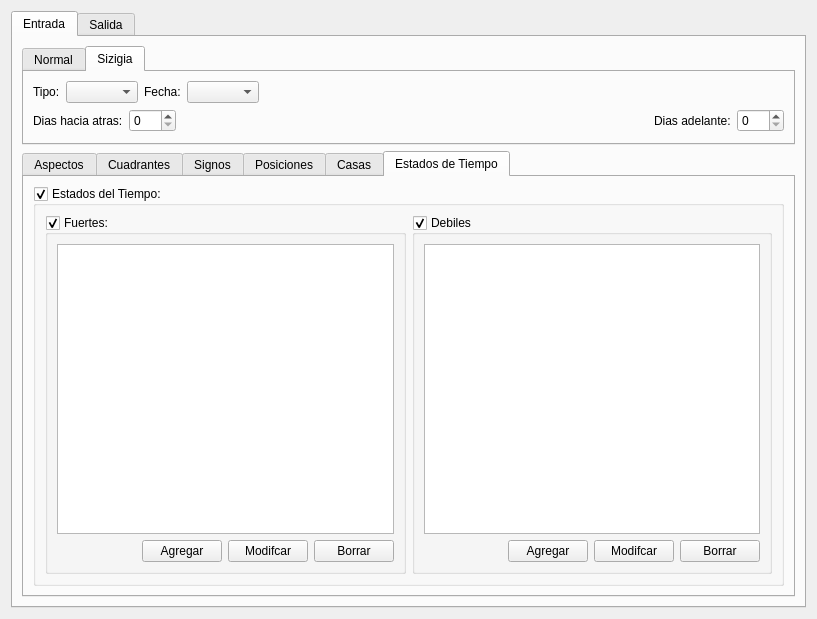
<?xml version="1.0" encoding="UTF-8"?>
<ui version="4.0">
 <class>dataProcessorWidget</class>
 <widget class="QWidget" name="dataProcessorWidget">
  <property name="geometry">
   <rect>
    <x>0</x>
    <y>0</y>
    <width>817</width>
    <height>619</height>
   </rect>
  </property>
  <property name="windowTitle">
   <string>Procesar Datos</string>
  </property>
  <layout class="QVBoxLayout" name="verticalLayout">
   <item>
    <widget class="QTabWidget" name="tabWidget">
     <property name="currentIndex">
      <number>0</number>
     </property>
     <widget class="QWidget" name="tab">
      <attribute name="title">
       <string>Entrada</string>
      </attribute>
      <layout class="QVBoxLayout" name="verticalLayout_11">
       <item>
        <widget class="QTabWidget" name="tabWidget_3">
         <property name="sizePolicy">
          <sizepolicy hsizetype="Expanding" vsizetype="Maximum">
           <horstretch>0</horstretch>
           <verstretch>0</verstretch>
          </sizepolicy>
         </property>
         <property name="currentIndex">
          <number>1</number>
         </property>
         <widget class="QWidget" name="tab_9">
          <attribute name="title">
           <string>Normal</string>
          </attribute>
          <layout class="QVBoxLayout" name="verticalLayout_29">
           <item>
            <layout class="QHBoxLayout" name="horizontalLayout">
             <item>
              <widget class="QLabel" name="label">
               <property name="text">
                <string>Fecha Inicio: </string>
               </property>
              </widget>
             </item>
             <item>
              <widget class="QDateTimeEdit" name="initDateTimeEdit">
               <property name="date">
                <date>
                 <year>1800</year>
                 <month>1</month>
                 <day>1</day>
                </date>
               </property>
              </widget>
             </item>
             <item>
              <spacer name="horizontalSpacer">
               <property name="orientation">
                <enum>Qt::Horizontal</enum>
               </property>
               <property name="sizeHint" stdset="0">
                <size>
                 <width>40</width>
                 <height>20</height>
                </size>
               </property>
              </spacer>
             </item>
             <item>
              <widget class="QLabel" name="label_2">
               <property name="text">
                <string>Fecha Final:</string>
               </property>
              </widget>
             </item>
             <item>
              <widget class="QDateTimeEdit" name="finishDateTimeEdit"/>
             </item>
            </layout>
           </item>
           <item>
            <layout class="QHBoxLayout" name="horizontalLayout_2">
             <item>
              <spacer name="horizontalSpacer_2">
               <property name="orientation">
                <enum>Qt::Horizontal</enum>
               </property>
               <property name="sizeHint" stdset="0">
                <size>
                 <width>40</width>
                 <height>20</height>
                </size>
               </property>
              </spacer>
             </item>
             <item>
              <widget class="QCheckBox" name="sisigiaCheckBox">
               <property name="text">
                <string>Sisigias</string>
               </property>
              </widget>
             </item>
             <item>
              <widget class="QCheckBox" name="normalCheckBox">
               <property name="text">
                <string>Normal</string>
               </property>
               <property name="checked">
                <bool>true</bool>
               </property>
              </widget>
             </item>
            </layout>
           </item>
          </layout>
         </widget>
         <widget class="QWidget" name="tab_10">
          <attribute name="title">
           <string>Sizigia</string>
          </attribute>
          <layout class="QVBoxLayout" name="verticalLayout_30">
           <item>
            <layout class="QHBoxLayout" name="horizontalLayout_22">
             <item>
              <widget class="QLabel" name="label_3">
               <property name="text">
                <string>Tipo:</string>
               </property>
              </widget>
             </item>
             <item>
              <widget class="QComboBox" name="sizigiaKindComboBox"/>
             </item>
             <item>
              <widget class="QLabel" name="label_4">
               <property name="text">
                <string>Fecha:</string>
               </property>
              </widget>
             </item>
             <item>
              <widget class="QComboBox" name="sizigiaDateComboBox"/>
             </item>
             <item>
              <spacer name="horizontalSpacer_16">
               <property name="orientation">
                <enum>Qt::Horizontal</enum>
               </property>
               <property name="sizeHint" stdset="0">
                <size>
                 <width>40</width>
                 <height>20</height>
                </size>
               </property>
              </spacer>
             </item>
            </layout>
           </item>
           <item>
            <layout class="QHBoxLayout" name="horizontalLayout_23">
             <item>
              <widget class="QLabel" name="label_6">
               <property name="text">
                <string>Dias hacia atras:</string>
               </property>
              </widget>
             </item>
             <item>
              <widget class="QSpinBox" name="beforeDaysSpinBox">
               <property name="maximum">
                <number>365</number>
               </property>
              </widget>
             </item>
             <item>
              <spacer name="horizontalSpacer_17">
               <property name="orientation">
                <enum>Qt::Horizontal</enum>
               </property>
               <property name="sizeHint" stdset="0">
                <size>
                 <width>40</width>
                 <height>20</height>
                </size>
               </property>
              </spacer>
             </item>
             <item>
              <widget class="QLabel" name="label_5">
               <property name="text">
                <string>Dias adelante:</string>
               </property>
              </widget>
             </item>
             <item>
              <widget class="QSpinBox" name="afterDaysSpinBox">
               <property name="maximum">
                <number>365</number>
               </property>
              </widget>
             </item>
            </layout>
           </item>
          </layout>
         </widget>
        </widget>
       </item>
       <item>
        <widget class="QTabWidget" name="tabWidget_2">
         <property name="currentIndex">
          <number>5</number>
         </property>
         <widget class="QWidget" name="tab_3">
          <attribute name="title">
           <string>Aspectos</string>
          </attribute>
          <layout class="QVBoxLayout" name="verticalLayout_4">
           <item>
            <widget class="QGroupBox" name="aspectsGroupBox">
             <property name="title">
              <string>Aspectos:</string>
             </property>
             <property name="checkable">
              <bool>true</bool>
             </property>
             <layout class="QHBoxLayout" name="horizontalLayout_5">
              <item>
               <widget class="QGroupBox" name="strongAspectGroupBox">
                <property name="title">
                 <string>Fuertes:</string>
                </property>
                <property name="checkable">
                 <bool>true</bool>
                </property>
                <layout class="QVBoxLayout" name="verticalLayout_2">
                 <item>
                  <widget class="QTableWidget" name="strongAspectTableWidget">
                   <property name="editTriggers">
                    <set>QAbstractItemView::NoEditTriggers</set>
                   </property>
                   <property name="selectionMode">
                    <enum>QAbstractItemView::SingleSelection</enum>
                   </property>
                   <property name="selectionBehavior">
                    <enum>QAbstractItemView::SelectRows</enum>
                   </property>
                  </widget>
                 </item>
                 <item>
                  <layout class="QHBoxLayout" name="horizontalLayout_3">
                   <item>
                    <spacer name="horizontalSpacer_3">
                     <property name="orientation">
                      <enum>Qt::Horizontal</enum>
                     </property>
                     <property name="sizeHint" stdset="0">
                      <size>
                       <width>40</width>
                       <height>20</height>
                      </size>
                     </property>
                    </spacer>
                   </item>
                   <item>
                    <widget class="QPushButton" name="addStrongAspectsPushButton">
                     <property name="text">
                      <string>Agregar</string>
                     </property>
                    </widget>
                   </item>
                   <item>
                    <widget class="QPushButton" name="modStrongAspectsPushButton">
                     <property name="text">
                      <string>Modifcar</string>
                     </property>
                    </widget>
                   </item>
                   <item>
                    <widget class="QPushButton" name="delStrongAspectsPushButton">
                     <property name="text">
                      <string>Borrar</string>
                     </property>
                    </widget>
                   </item>
                  </layout>
                 </item>
                </layout>
               </widget>
              </item>
              <item>
               <widget class="QGroupBox" name="weakAspectGroupBox">
                <property name="title">
                 <string>Debiles</string>
                </property>
                <property name="checkable">
                 <bool>true</bool>
                </property>
                <layout class="QVBoxLayout" name="verticalLayout_3">
                 <item>
                  <widget class="QTableWidget" name="weakAspectTableWidget">
                   <property name="editTriggers">
                    <set>QAbstractItemView::NoEditTriggers</set>
                   </property>
                   <property name="selectionMode">
                    <enum>QAbstractItemView::SingleSelection</enum>
                   </property>
                   <property name="selectionBehavior">
                    <enum>QAbstractItemView::SelectRows</enum>
                   </property>
                  </widget>
                 </item>
                 <item>
                  <layout class="QHBoxLayout" name="horizontalLayout_4">
                   <item>
                    <spacer name="horizontalSpacer_4">
                     <property name="orientation">
                      <enum>Qt::Horizontal</enum>
                     </property>
                     <property name="sizeHint" stdset="0">
                      <size>
                       <width>40</width>
                       <height>20</height>
                      </size>
                     </property>
                    </spacer>
                   </item>
                   <item>
                    <widget class="QPushButton" name="addWeakAspectsPushButton">
                     <property name="text">
                      <string>Agregar</string>
                     </property>
                    </widget>
                   </item>
                   <item>
                    <widget class="QPushButton" name="modWeakAspectsPushButton">
                     <property name="text">
                      <string>Modifcar</string>
                     </property>
                    </widget>
                   </item>
                   <item>
                    <widget class="QPushButton" name="delWeakAspectsPushButton">
                     <property name="text">
                      <string>Borrar</string>
                     </property>
                    </widget>
                   </item>
                  </layout>
                 </item>
                </layout>
               </widget>
              </item>
             </layout>
            </widget>
           </item>
          </layout>
         </widget>
         <widget class="QWidget" name="tab_5">
          <attribute name="title">
           <string>Cuadrantes</string>
          </attribute>
          <layout class="QVBoxLayout" name="verticalLayout_7">
           <item>
            <widget class="QGroupBox" name="cuadrantesGroupBox">
             <property name="title">
              <string>Cuadrantes:</string>
             </property>
             <property name="checkable">
              <bool>true</bool>
             </property>
             <layout class="QHBoxLayout" name="horizontalLayout_6">
              <item>
               <widget class="QGroupBox" name="strongQuadrantsGroupBox">
                <property name="title">
                 <string>Fuertes:</string>
                </property>
                <property name="checkable">
                 <bool>true</bool>
                </property>
                <layout class="QVBoxLayout" name="verticalLayout_5">
                 <item>
                  <widget class="QTableWidget" name="strongCuadrantesTableWidget">
                   <property name="editTriggers">
                    <set>QAbstractItemView::NoEditTriggers</set>
                   </property>
                   <property name="selectionMode">
                    <enum>QAbstractItemView::SingleSelection</enum>
                   </property>
                   <property name="selectionBehavior">
                    <enum>QAbstractItemView::SelectRows</enum>
                   </property>
                  </widget>
                 </item>
                 <item>
                  <layout class="QHBoxLayout" name="horizontalLayout_7">
                   <item>
                    <spacer name="horizontalSpacer_5">
                     <property name="orientation">
                      <enum>Qt::Horizontal</enum>
                     </property>
                     <property name="sizeHint" stdset="0">
                      <size>
                       <width>40</width>
                       <height>20</height>
                      </size>
                     </property>
                    </spacer>
                   </item>
                   <item>
                    <widget class="QPushButton" name="addStrongCuadrantesPushButton">
                     <property name="text">
                      <string>Agregar</string>
                     </property>
                    </widget>
                   </item>
                   <item>
                    <widget class="QPushButton" name="modStrongCuadrantesPushButton">
                     <property name="text">
                      <string>Modifcar</string>
                     </property>
                    </widget>
                   </item>
                   <item>
                    <widget class="QPushButton" name="delStrongCuadrantesPushButton">
                     <property name="text">
                      <string>Borrar</string>
                     </property>
                    </widget>
                   </item>
                  </layout>
                 </item>
                </layout>
               </widget>
              </item>
              <item>
               <widget class="QGroupBox" name="weakQuadrantsGroupBox">
                <property name="title">
                 <string>Debiles</string>
                </property>
                <property name="checkable">
                 <bool>true</bool>
                </property>
                <layout class="QVBoxLayout" name="verticalLayout_6">
                 <item>
                  <widget class="QTableWidget" name="weakCuadrantesTableWidget">
                   <property name="editTriggers">
                    <set>QAbstractItemView::NoEditTriggers</set>
                   </property>
                   <property name="selectionMode">
                    <enum>QAbstractItemView::SingleSelection</enum>
                   </property>
                   <property name="selectionBehavior">
                    <enum>QAbstractItemView::SelectRows</enum>
                   </property>
                  </widget>
                 </item>
                 <item>
                  <layout class="QHBoxLayout" name="horizontalLayout_8">
                   <item>
                    <spacer name="horizontalSpacer_6">
                     <property name="orientation">
                      <enum>Qt::Horizontal</enum>
                     </property>
                     <property name="sizeHint" stdset="0">
                      <size>
                       <width>40</width>
                       <height>20</height>
                      </size>
                     </property>
                    </spacer>
                   </item>
                   <item>
                    <widget class="QPushButton" name="addWeakCuadrantesPushButton">
                     <property name="text">
                      <string>Agregar</string>
                     </property>
                    </widget>
                   </item>
                   <item>
                    <widget class="QPushButton" name="modWeakCuadrantesPushButton">
                     <property name="text">
                      <string>Modifcar</string>
                     </property>
                    </widget>
                   </item>
                   <item>
                    <widget class="QPushButton" name="delWeakCuadrantesPushButton">
                     <property name="text">
                      <string>Borrar</string>
                     </property>
                    </widget>
                   </item>
                  </layout>
                 </item>
                </layout>
               </widget>
              </item>
             </layout>
            </widget>
           </item>
          </layout>
         </widget>
         <widget class="QWidget" name="tab_6">
          <attribute name="title">
           <string>Signos</string>
          </attribute>
          <layout class="QVBoxLayout" name="verticalLayout_10">
           <item>
            <widget class="QGroupBox" name="signsGroupBox">
             <property name="title">
              <string>Signos: </string>
             </property>
             <property name="checkable">
              <bool>true</bool>
             </property>
             <layout class="QHBoxLayout" name="horizontalLayout_9">
              <item>
               <widget class="QGroupBox" name="strongSingsGroupBox">
                <property name="title">
                 <string>Fuertes:</string>
                </property>
                <property name="checkable">
                 <bool>true</bool>
                </property>
                <layout class="QVBoxLayout" name="verticalLayout_8">
                 <item>
                  <widget class="QTableWidget" name="strongSignsTableWidget">
                   <property name="editTriggers">
                    <set>QAbstractItemView::NoEditTriggers</set>
                   </property>
                   <property name="selectionMode">
                    <enum>QAbstractItemView::SingleSelection</enum>
                   </property>
                   <property name="selectionBehavior">
                    <enum>QAbstractItemView::SelectRows</enum>
                   </property>
                  </widget>
                 </item>
                 <item>
                  <layout class="QHBoxLayout" name="horizontalLayout_10">
                   <item>
                    <spacer name="horizontalSpacer_7">
                     <property name="orientation">
                      <enum>Qt::Horizontal</enum>
                     </property>
                     <property name="sizeHint" stdset="0">
                      <size>
                       <width>40</width>
                       <height>20</height>
                      </size>
                     </property>
                    </spacer>
                   </item>
                   <item>
                    <widget class="QPushButton" name="addStrongSignsPushButton">
                     <property name="text">
                      <string>Agregar</string>
                     </property>
                    </widget>
                   </item>
                   <item>
                    <widget class="QPushButton" name="modStrongSignsPushButton">
                     <property name="text">
                      <string>Modifcar</string>
                     </property>
                    </widget>
                   </item>
                   <item>
                    <widget class="QPushButton" name="delStrongSignsPushButton">
                     <property name="text">
                      <string>Borrar</string>
                     </property>
                    </widget>
                   </item>
                  </layout>
                 </item>
                </layout>
               </widget>
              </item>
              <item>
               <widget class="QGroupBox" name="weakSingsGroupBox">
                <property name="title">
                 <string>Debiles</string>
                </property>
                <property name="checkable">
                 <bool>true</bool>
                </property>
                <layout class="QVBoxLayout" name="verticalLayout_9">
                 <item>
                  <widget class="QTableWidget" name="weakSignsTableWidget">
                   <property name="editTriggers">
                    <set>QAbstractItemView::NoEditTriggers</set>
                   </property>
                   <property name="selectionMode">
                    <enum>QAbstractItemView::SingleSelection</enum>
                   </property>
                   <property name="selectionBehavior">
                    <enum>QAbstractItemView::SelectRows</enum>
                   </property>
                  </widget>
                 </item>
                 <item>
                  <layout class="QHBoxLayout" name="horizontalLayout_11">
                   <item>
                    <spacer name="horizontalSpacer_8">
                     <property name="orientation">
                      <enum>Qt::Horizontal</enum>
                     </property>
                     <property name="sizeHint" stdset="0">
                      <size>
                       <width>40</width>
                       <height>20</height>
                      </size>
                     </property>
                    </spacer>
                   </item>
                   <item>
                    <widget class="QPushButton" name="addWeakSignsPushButton">
                     <property name="text">
                      <string>Agregar</string>
                     </property>
                    </widget>
                   </item>
                   <item>
                    <widget class="QPushButton" name="modWeakSignsPushButton">
                     <property name="text">
                      <string>Modifcar</string>
                     </property>
                    </widget>
                   </item>
                   <item>
                    <widget class="QPushButton" name="delWeakSignsPushButton">
                     <property name="text">
                      <string>Borrar</string>
                     </property>
                    </widget>
                   </item>
                  </layout>
                 </item>
                </layout>
               </widget>
              </item>
             </layout>
            </widget>
           </item>
          </layout>
         </widget>
         <widget class="QWidget" name="tab_7">
          <attribute name="title">
           <string>Posiciones</string>
          </attribute>
          <layout class="QVBoxLayout" name="verticalLayout_14">
           <item>
            <widget class="QGroupBox" name="positionsGroupBox">
             <property name="title">
              <string>Posiciones: </string>
             </property>
             <property name="checkable">
              <bool>true</bool>
             </property>
             <layout class="QHBoxLayout" name="horizontalLayout_12">
              <item>
               <widget class="QGroupBox" name="strongPositionsGroupBox">
                <property name="title">
                 <string>Fuertes:</string>
                </property>
                <property name="checkable">
                 <bool>true</bool>
                </property>
                <layout class="QVBoxLayout" name="verticalLayout_12">
                 <item>
                  <widget class="QTableWidget" name="strongPositionsTableWidget">
                   <property name="editTriggers">
                    <set>QAbstractItemView::NoEditTriggers</set>
                   </property>
                   <property name="selectionMode">
                    <enum>QAbstractItemView::SingleSelection</enum>
                   </property>
                   <property name="selectionBehavior">
                    <enum>QAbstractItemView::SelectRows</enum>
                   </property>
                  </widget>
                 </item>
                 <item>
                  <layout class="QHBoxLayout" name="horizontalLayout_13">
                   <item>
                    <spacer name="horizontalSpacer_9">
                     <property name="orientation">
                      <enum>Qt::Horizontal</enum>
                     </property>
                     <property name="sizeHint" stdset="0">
                      <size>
                       <width>40</width>
                       <height>20</height>
                      </size>
                     </property>
                    </spacer>
                   </item>
                   <item>
                    <widget class="QPushButton" name="addStrongPositionsPushButton">
                     <property name="text">
                      <string>Agregar</string>
                     </property>
                    </widget>
                   </item>
                   <item>
                    <widget class="QPushButton" name="modStrongPositionsPushButton">
                     <property name="text">
                      <string>Modifcar</string>
                     </property>
                    </widget>
                   </item>
                   <item>
                    <widget class="QPushButton" name="delStrongPositionsPushButton">
                     <property name="text">
                      <string>Borrar</string>
                     </property>
                    </widget>
                   </item>
                  </layout>
                 </item>
                </layout>
               </widget>
              </item>
              <item>
               <widget class="QGroupBox" name="weakPositionsGroupBox">
                <property name="title">
                 <string>Debiles</string>
                </property>
                <property name="checkable">
                 <bool>true</bool>
                </property>
                <layout class="QVBoxLayout" name="verticalLayout_13">
                 <item>
                  <widget class="QTableWidget" name="weakPositionsTableWidget">
                   <property name="editTriggers">
                    <set>QAbstractItemView::NoEditTriggers</set>
                   </property>
                   <property name="selectionMode">
                    <enum>QAbstractItemView::SingleSelection</enum>
                   </property>
                   <property name="selectionBehavior">
                    <enum>QAbstractItemView::SelectRows</enum>
                   </property>
                  </widget>
                 </item>
                 <item>
                  <layout class="QHBoxLayout" name="horizontalLayout_14">
                   <item>
                    <spacer name="horizontalSpacer_10">
                     <property name="orientation">
                      <enum>Qt::Horizontal</enum>
                     </property>
                     <property name="sizeHint" stdset="0">
                      <size>
                       <width>40</width>
                       <height>20</height>
                      </size>
                     </property>
                    </spacer>
                   </item>
                   <item>
                    <widget class="QPushButton" name="addWeakPositionsPushButton">
                     <property name="text">
                      <string>Agregar</string>
                     </property>
                    </widget>
                   </item>
                   <item>
                    <widget class="QPushButton" name="modWeakPositionsPushButton">
                     <property name="text">
                      <string>Modifcar</string>
                     </property>
                    </widget>
                   </item>
                   <item>
                    <widget class="QPushButton" name="delWeakPositionsPushButton">
                     <property name="text">
                      <string>Borrar</string>
                     </property>
                    </widget>
                   </item>
                  </layout>
                 </item>
                </layout>
               </widget>
              </item>
             </layout>
            </widget>
           </item>
          </layout>
         </widget>
         <widget class="QWidget" name="tab_8">
          <attribute name="title">
           <string>Casas</string>
          </attribute>
          <layout class="QVBoxLayout" name="verticalLayout_20">
           <item>
            <widget class="QGroupBox" name="housesGroupBox">
             <property name="title">
              <string>Casas:</string>
             </property>
             <property name="checkable">
              <bool>true</bool>
             </property>
             <layout class="QHBoxLayout" name="horizontalLayout_18">
              <item>
               <widget class="QGroupBox" name="strongHousesGroupBox">
                <property name="title">
                 <string>Fuertes:</string>
                </property>
                <property name="checkable">
                 <bool>true</bool>
                </property>
                <layout class="QVBoxLayout" name="verticalLayout_18">
                 <item>
                  <widget class="QTableWidget" name="strongHousesTableWidget">
                   <property name="editTriggers">
                    <set>QAbstractItemView::NoEditTriggers</set>
                   </property>
                   <property name="selectionMode">
                    <enum>QAbstractItemView::SingleSelection</enum>
                   </property>
                   <property name="selectionBehavior">
                    <enum>QAbstractItemView::SelectRows</enum>
                   </property>
                  </widget>
                 </item>
                 <item>
                  <layout class="QHBoxLayout" name="horizontalLayout_19">
                   <item>
                    <spacer name="horizontalSpacer_13">
                     <property name="orientation">
                      <enum>Qt::Horizontal</enum>
                     </property>
                     <property name="sizeHint" stdset="0">
                      <size>
                       <width>40</width>
                       <height>20</height>
                      </size>
                     </property>
                    </spacer>
                   </item>
                   <item>
                    <widget class="QPushButton" name="addStrongHousesPushButton">
                     <property name="text">
                      <string>Agregar</string>
                     </property>
                    </widget>
                   </item>
                   <item>
                    <widget class="QPushButton" name="modStrongHousesPushButton">
                     <property name="text">
                      <string>Modifcar</string>
                     </property>
                    </widget>
                   </item>
                   <item>
                    <widget class="QPushButton" name="delStrongHousesPushButton">
                     <property name="text">
                      <string>Borrar</string>
                     </property>
                    </widget>
                   </item>
                  </layout>
                 </item>
                </layout>
               </widget>
              </item>
              <item>
               <widget class="QGroupBox" name="weakHousesGroupBox">
                <property name="title">
                 <string>Debiles</string>
                </property>
                <property name="checkable">
                 <bool>true</bool>
                </property>
                <layout class="QVBoxLayout" name="verticalLayout_19">
                 <item>
                  <widget class="QTableWidget" name="weakHousesTableWidget">
                   <property name="editTriggers">
                    <set>QAbstractItemView::NoEditTriggers</set>
                   </property>
                   <property name="selectionMode">
                    <enum>QAbstractItemView::SingleSelection</enum>
                   </property>
                   <property name="selectionBehavior">
                    <enum>QAbstractItemView::SelectRows</enum>
                   </property>
                  </widget>
                 </item>
                 <item>
                  <layout class="QHBoxLayout" name="horizontalLayout_20">
                   <item>
                    <spacer name="horizontalSpacer_14">
                     <property name="orientation">
                      <enum>Qt::Horizontal</enum>
                     </property>
                     <property name="sizeHint" stdset="0">
                      <size>
                       <width>40</width>
                       <height>20</height>
                      </size>
                     </property>
                    </spacer>
                   </item>
                   <item>
                    <widget class="QPushButton" name="addWeakHousesPushButton">
                     <property name="text">
                      <string>Agregar</string>
                     </property>
                    </widget>
                   </item>
                   <item>
                    <widget class="QPushButton" name="modWeakHousesPushButton">
                     <property name="text">
                      <string>Modifcar</string>
                     </property>
                    </widget>
                   </item>
                   <item>
                    <widget class="QPushButton" name="delWeakHousesPushButton">
                     <property name="text">
                      <string>Borrar</string>
                     </property>
                    </widget>
                   </item>
                  </layout>
                 </item>
                </layout>
               </widget>
              </item>
             </layout>
            </widget>
           </item>
          </layout>
         </widget>
         <widget class="QWidget" name="tab_4">
          <attribute name="title">
           <string>Estados de Tiempo</string>
          </attribute>
          <layout class="QVBoxLayout" name="verticalLayout_17">
           <item>
            <widget class="QGroupBox" name="weatheresGroupBox">
             <property name="title">
              <string>Estados del Tiempo:</string>
             </property>
             <property name="checkable">
              <bool>true</bool>
             </property>
             <layout class="QHBoxLayout" name="horizontalLayout_15">
              <item>
               <widget class="QGroupBox" name="strongWeathersGroupBox">
                <property name="title">
                 <string>Fuertes:</string>
                </property>
                <property name="checkable">
                 <bool>true</bool>
                </property>
                <layout class="QVBoxLayout" name="verticalLayout_15">
                 <item>
                  <widget class="QTableWidget" name="strongWeatheresTableWidget">
                   <property name="editTriggers">
                    <set>QAbstractItemView::NoEditTriggers</set>
                   </property>
                   <property name="selectionMode">
                    <enum>QAbstractItemView::SingleSelection</enum>
                   </property>
                   <property name="selectionBehavior">
                    <enum>QAbstractItemView::SelectRows</enum>
                   </property>
                  </widget>
                 </item>
                 <item>
                  <layout class="QHBoxLayout" name="horizontalLayout_16">
                   <item>
                    <spacer name="horizontalSpacer_11">
                     <property name="orientation">
                      <enum>Qt::Horizontal</enum>
                     </property>
                     <property name="sizeHint" stdset="0">
                      <size>
                       <width>40</width>
                       <height>20</height>
                      </size>
                     </property>
                    </spacer>
                   </item>
                   <item>
                    <widget class="QPushButton" name="addStrongWeatheresPushButton">
                     <property name="text">
                      <string>Agregar</string>
                     </property>
                    </widget>
                   </item>
                   <item>
                    <widget class="QPushButton" name="modStrongWeatheresPushButton">
                     <property name="text">
                      <string>Modifcar</string>
                     </property>
                    </widget>
                   </item>
                   <item>
                    <widget class="QPushButton" name="delStrongWeatheresPushButton">
                     <property name="text">
                      <string>Borrar</string>
                     </property>
                    </widget>
                   </item>
                  </layout>
                 </item>
                </layout>
               </widget>
              </item>
              <item>
               <widget class="QGroupBox" name="weakWeathersGroupBox">
                <property name="title">
                 <string>Debiles</string>
                </property>
                <property name="checkable">
                 <bool>true</bool>
                </property>
                <layout class="QVBoxLayout" name="verticalLayout_16">
                 <item>
                  <widget class="QTableWidget" name="weakWeatheresTableWidget">
                   <property name="editTriggers">
                    <set>QAbstractItemView::NoEditTriggers</set>
                   </property>
                   <property name="selectionMode">
                    <enum>QAbstractItemView::SingleSelection</enum>
                   </property>
                   <property name="selectionBehavior">
                    <enum>QAbstractItemView::SelectRows</enum>
                   </property>
                  </widget>
                 </item>
                 <item>
                  <layout class="QHBoxLayout" name="horizontalLayout_17">
                   <item>
                    <spacer name="horizontalSpacer_12">
                     <property name="orientation">
                      <enum>Qt::Horizontal</enum>
                     </property>
                     <property name="sizeHint" stdset="0">
                      <size>
                       <width>40</width>
                       <height>20</height>
                      </size>
                     </property>
                    </spacer>
                   </item>
                   <item>
                    <widget class="QPushButton" name="addWeakWeatheresPushButton">
                     <property name="text">
                      <string>Agregar</string>
                     </property>
                    </widget>
                   </item>
                   <item>
                    <widget class="QPushButton" name="modWeakWeatheresPushButton">
                     <property name="text">
                      <string>Modifcar</string>
                     </property>
                    </widget>
                   </item>
                   <item>
                    <widget class="QPushButton" name="delWeakWeatheresPushButton">
                     <property name="text">
                      <string>Borrar</string>
                     </property>
                    </widget>
                   </item>
                  </layout>
                 </item>
                </layout>
               </widget>
              </item>
             </layout>
            </widget>
           </item>
          </layout>
         </widget>
        </widget>
       </item>
      </layout>
     </widget>
     <widget class="QWidget" name="tab_2">
      <attribute name="title">
       <string>Salida</string>
      </attribute>
      <layout class="QVBoxLayout" name="verticalLayout_22">
       <item>
        <layout class="QGridLayout" name="gridLayout">
         <item row="0" column="0">
          <widget class="QCheckBox" name="checkBox_2">
           <property name="text">
            <string>Estado del Tiempo</string>
           </property>
           <property name="checked">
            <bool>true</bool>
           </property>
          </widget>
         </item>
         <item row="1" column="0">
          <widget class="QCheckBox" name="checkBox_4">
           <property name="text">
            <string>Aspectos</string>
           </property>
          </widget>
         </item>
         <item row="1" column="1">
          <widget class="QCheckBox" name="checkBox_5">
           <property name="text">
            <string>Posiciones</string>
           </property>
          </widget>
         </item>
         <item row="0" column="1">
          <widget class="QCheckBox" name="checkBox_3">
           <property name="text">
            <string>Casas</string>
           </property>
          </widget>
         </item>
         <item row="1" column="2">
          <widget class="QCheckBox" name="checkBox_6">
           <property name="text">
            <string>Cuadrantes</string>
           </property>
          </widget>
         </item>
         <item row="0" column="2">
          <widget class="QCheckBox" name="checkBox">
           <property name="text">
            <string>Signos</string>
           </property>
          </widget>
         </item>
        </layout>
       </item>
       <item>
        <layout class="QHBoxLayout" name="horizontalLayout_21">
         <property name="topMargin">
          <number>0</number>
         </property>
         <item>
          <spacer name="horizontalSpacer_15">
           <property name="orientation">
            <enum>Qt::Horizontal</enum>
           </property>
           <property name="sizeHint" stdset="0">
            <size>
             <width>40</width>
             <height>20</height>
            </size>
           </property>
          </spacer>
         </item>
         <item>
          <widget class="QPushButton" name="processButton">
           <property name="text">
            <string>Procesar</string>
           </property>
          </widget>
         </item>
        </layout>
       </item>
       <item>
        <widget class="QGroupBox" name="groupBox">
         <property name="title">
          <string>Salida</string>
         </property>
         <layout class="QVBoxLayout" name="verticalLayout_21">
          <item>
           <widget class="QTabWidget" name="outputPanel">
            <property name="tabShape">
             <enum>QTabWidget::Rounded</enum>
            </property>
            <property name="currentIndex">
             <number>0</number>
            </property>
            <widget class="QWidget" name="weatherTab">
             <attribute name="title">
              <string>Estados del Tiempo</string>
             </attribute>
             <layout class="QVBoxLayout" name="verticalLayout_23">
              <item>
               <widget class="QTableView" name="weatherTableView"/>
              </item>
             </layout>
            </widget>
            <widget class="QWidget" name="housesTab">
             <attribute name="title">
              <string>Casas</string>
             </attribute>
             <layout class="QVBoxLayout" name="verticalLayout_24">
              <item>
               <widget class="QTableView" name="housesTableView"/>
              </item>
             </layout>
            </widget>
            <widget class="QWidget" name="singsTab">
             <attribute name="title">
              <string>Signos</string>
             </attribute>
             <layout class="QVBoxLayout" name="verticalLayout_25">
              <item>
               <widget class="QTableView" name="singsTableView"/>
              </item>
             </layout>
            </widget>
            <widget class="QWidget" name="aspectsTab">
             <attribute name="title">
              <string>Aspectos</string>
             </attribute>
             <layout class="QVBoxLayout" name="verticalLayout_26">
              <item>
               <widget class="QTableView" name="aspectsTableView"/>
              </item>
             </layout>
            </widget>
            <widget class="QWidget" name="positionsTab">
             <attribute name="title">
              <string>Posiciones</string>
             </attribute>
             <layout class="QVBoxLayout" name="verticalLayout_27">
              <item>
               <widget class="QTableView" name="positionsTableView"/>
              </item>
             </layout>
            </widget>
            <widget class="QWidget" name="quadrantsTab">
             <attribute name="title">
              <string>Cuadrantes</string>
             </attribute>
             <layout class="QVBoxLayout" name="verticalLayout_28">
              <item>
               <widget class="QTableView" name="quadrantsTableView"/>
              </item>
             </layout>
            </widget>
           </widget>
          </item>
         </layout>
        </widget>
       </item>
      </layout>
     </widget>
    </widget>
   </item>
  </layout>
 </widget>
 <resources/>
 <connections/>
</ui>
